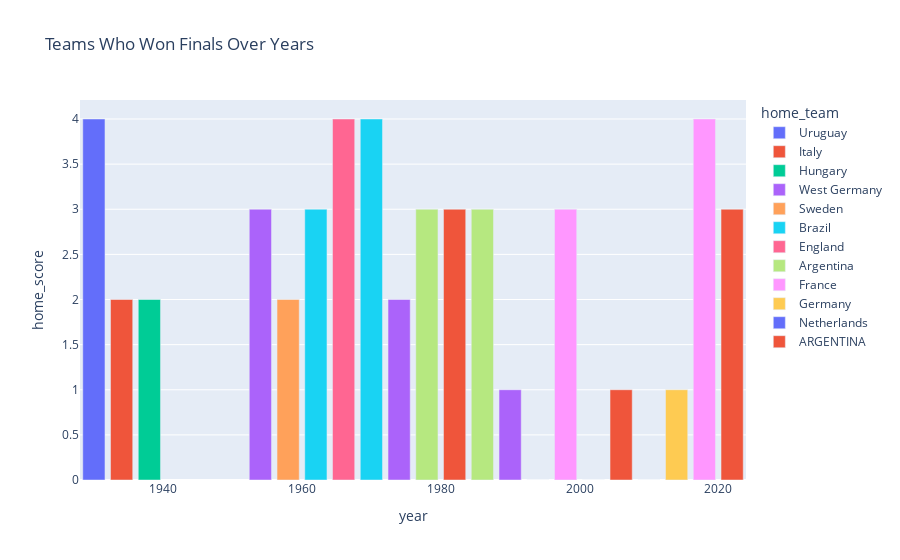

Write notebook code for a chart like this one.
### Code cell
finals_df = matches[matches['stage'] == "Final"]

fig = px.bar(finals_df, x='year', y='home_score',
             hover_data=['home_team', 'away_team'],
             color='home_team',
             labels={'Home Team Goals': 'Number of Goals'},
             title="Teams Who Won Finals Over Years")
fig.show()

### Figure 1 — Plotly figure (JSON) as saved in the notebook; plotly's stock layout.template omitted (floating-point values rounded to 4 significant figures)
{"data": [{"alignmentgroup": "True", "customdata": [["Uruguay", "Argentina"]], "hovertemplate": "home_team=%{customdata[0]}<br>year=%{x}<br>home_score=%{y}<br>away_team=%{customdata[1]}<extra></extra>", "legendgroup": "Uruguay", "marker": {"color": "#636efa", "pattern": {"shape": ""}}, "name": "Uruguay", "offsetgroup": "Uruguay", "orientation": "v", "showlegend": true, "textposition": "auto", "type": "bar", "x": [1930], "xaxis": "x", "y": [4], "yaxis": "y"}, {"alignmentgroup": "True", "customdata": [["Italy", "Czechoslovakia"], ["Italy", "West Germany"], ["Italy", "France"]], "hovertemplate": "home_team=%{customdata[0]}<br>year=%{x}<br>home_score=%{y}<br>away_team=%{customdata[1]}<extra></extra>", "legendgroup": "Italy", "marker": {"color": "#EF553B", "pattern": {"shape": ""}}, "name": "Italy", "offsetgroup": "Italy", "orientation": "v", "showlegend": true, "textposition": "auto", "type": "bar", "x": [1934, 1982, 2006], "xaxis": "x", "y": [2, 3, 1], "yaxis": "y"}, {"alignmentgroup": "True", "customdata": [["Hungary", "Italy"]], "hovertemplate": "home_team=%{customdata[0]}<br>year=%{x}<br>home_score=%{y}<br>away_team=%{customdata[1]}<extra></extra>", "legendgroup": "Hungary", "marker": {"color": "#00cc96", "pattern": {"shape": ""}}, "name": "Hungary", "offsetgroup": "Hungary", "orientation": "v", "showlegend": true, "textposition": "auto", "type": "bar", "x": [1938], "xaxis": "x", "y": [2], "yaxis": "y"}, {"alignmentgroup": "True", "customdata": [["West Germany", "Hungary"], ["West Germany", "Netherlands"], ["West Germany", "Argentina"]], "hovertemplate": "home_team=%{customdata[0]}<br>year=%{x}<br>home_score=%{y}<br>away_team=%{customdata[1]}<extra></extra>", "legendgroup": "West Germany", "marker": {"color": "#ab63fa", "pattern": {"shape": ""}}, "name": "West Germany", "offsetgroup": "West Germany", "orientation": "v", "showlegend": true, "textposition": "auto", "type": "bar", "x": [1954, 1974, 1990], "xaxis": "x", "y": [3, 2, 1], "yaxis": "y"}, {"alignmentgroup": "True", "customdata": [["Sweden", "Brazil"]], "hovertemplate": "home_team=%{customdata[0]}<br>year=%{x}<br>home_score=%{y}<br>away_team=%{customdata[1]}<extra></extra>", "legendgroup": "Sweden", "marker": {"color": "#FFA15A", "pattern": {"shape": ""}}, "name": "Sweden", "offsetgroup": "Sweden", "orientation": "v", "showlegend": true, "textposition": "auto", "type": "bar", "x": [1958], "xaxis": "x", "y": [2], "yaxis": "y"}, {"alignmentgroup": "True", "customdata": [["Brazil", "Czechoslovakia"], ["Brazil", "Italy"], ["Brazil", "Italy"]], "hovertemplate": "home_team=%{customdata[0]}<br>year=%{x}<br>home_score=%{y}<br>away_team=%{customdata[1]}<extra></extra>", "legendgroup": "Brazil", "marker": {"color": "#19d3f3", "pattern": {"shape": ""}}, "name": "Brazil", "offsetgroup": "Brazil", "orientation": "v", "showlegend": true, "textposition": "auto", "type": "bar", "x": [1962, 1970, 1994], "xaxis": "x", "y": [3, 4, 0], "yaxis": "y"}, {"alignmentgroup": "True", "customdata": [["England", "West Germany"]], "hovertemplate": "home_team=%{customdata[0]}<br>year=%{x}<br>home_score=%{y}<br>away_team=%{customdata[1]}<extra></extra>", "legendgroup": "England", "marker": {"color": "#FF6692", "pattern": {"shape": ""}}, "name": "England", "offsetgroup": "England", "orientation": "v", "showlegend": true, "textposition": "auto", "type": "bar", "x": [1966], "xaxis": "x", "y": [4], "yaxis": "y"}, {"alignmentgroup": "True", "customdata": [["Argentina", "Netherlands"], ["Argentina", "West Germany"]], "hovertemplate": "home_team=%{customdata[0]}<br>year=%{x}<br>home_score=%{y}<br>away_team=%{customdata[1]}<extra></extra>", "legendgroup": "Argentina", "marker": {"color": "#B6E880", "pattern": {"shape": ""}}, "name": "Argentina", "offsetgroup": "Argentina", "orientation": "v", "showlegend": true, "textposition": "auto", "type": "bar", "x": [1978, 1986], "xaxis": "x", "y": [3, 3], "yaxis": "y"}, {"alignmentgroup": "True", "customdata": [["France", "Brazil"], ["France", "Croatia"]], "hovertemplate": "home_team=%{customdata[0]}<br>year=%{x}<br>home_score=%{y}<br>away_team=%{customdata[1]}<extra></extra>", "legendgroup": "France", "marker": {"color": "#FF97FF", "pattern": {"shape": ""}}, "name": "France", "offsetgroup": "France", "orientation": "v", "showlegend": true, "textposition": "auto", "type": "bar", "x": [1998, 2018], "xaxis": "x", "y": [3, 4], "yaxis": "y"}, {"alignmentgroup": "True", "customdata": [["Germany", "Brazil"], ["Germany", "Argentina"]], "hovertemplate": "home_team=%{customdata[0]}<br>year=%{x}<br>home_score=%{y}<br>away_team=%{customdata[1]}<extra></extra>", "legendgroup": "Germany", "marker": {"color": "#FECB52", "pattern": {"shape": ""}}, "name": "Germany", "offsetgroup": "Germany", "orientation": "v", "showlegend": true, "textposition": "auto", "type": "bar", "x": [2002, 2014], "xaxis": "x", "y": [0, 1], "yaxis": "y"}, {"alignmentgroup": "True", "customdata": [["Netherlands", "Spain"]], "hovertemplate": "home_team=%{customdata[0]}<br>year=%{x}<br>home_score=%{y}<br>away_team=%{customdata[1]}<extra></extra>", "legendgroup": "Netherlands", "marker": {"color": "#636efa", "pattern": {"shape": ""}}, "name": "Netherlands", "offsetgroup": "Netherlands", "orientation": "v", "showlegend": true, "textposition": "auto", "type": "bar", "x": [2010], "xaxis": "x", "y": [0], "yaxis": "y"}, {"alignmentgroup": "True", "customdata": [["ARGENTINA", "FRANCE"]], "hovertemplate": "home_team=%{customdata[0]}<br>year=%{x}<br>home_score=%{y}<br>away_team=%{customdata[1]}<extra></extra>", "legendgroup": "ARGENTINA", "marker": {"color": "#EF553B", "pattern": {"shape": ""}}, "name": "ARGENTINA", "offsetgroup": "ARGENTINA", "orientation": "v", "showlegend": true, "textposition": "auto", "type": "bar", "x": [2022], "xaxis": "x", "y": [3], "yaxis": "y"}], "layout": {"barmode": "relative", "legend": {"title": {"text": "home_team"}, "tracegroupgap": 0}, "title": {"text": "Teams Who Won Finals Over Years"}, "xaxis": {"anchor": "y", "domain": [0, 1], "title": {"text": "year"}}, "yaxis": {"anchor": "x", "domain": [0, 1], "title": {"text": "home_score"}}}}
